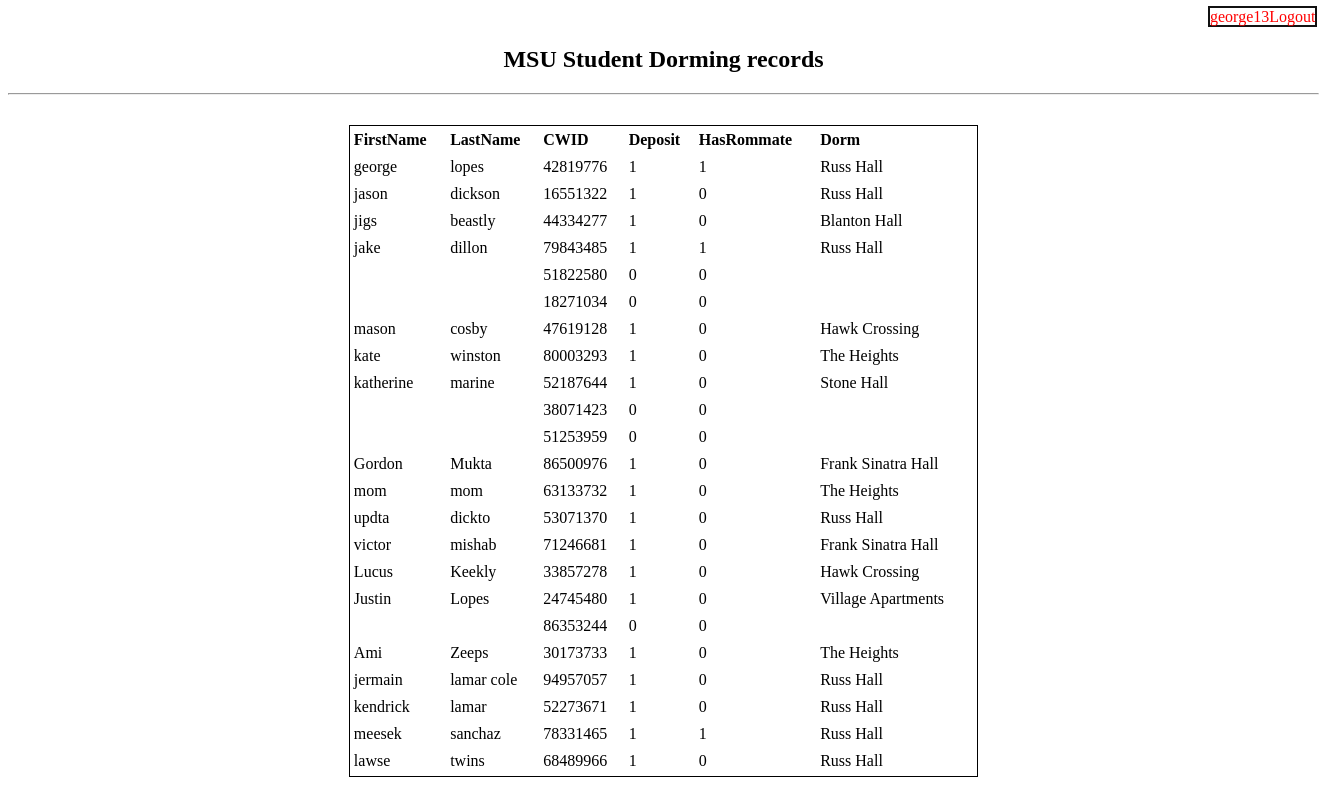
Screenshot of /AdminPage.php (signed in) with the database file from the repository.
### tables this page shows
CREATE TABLE `dorming` (
  `netid` varchar(255) NOT NULL,
  `password` varchar(255) NOT NULL,
  `email` varchar(255) NOT NULL,
  `fname` varchar(255) NOT NULL,
  `lname` varchar(255) NOT NULL,
  `deposit` int(11) NOT NULL,
  `cwid` int(11) NOT NULL,
  `hasRoommate` int(11) NOT NULL,
  `year` varchar(255) NOT NULL,
  `dorm` varchar(255) NOT NULL,
  `discription` varchar(255) NOT NULL,
  `person` int(11) NOT NULL,
  `roommate` int(11) NOT NULL,
  `admin` int(11) NOT NULL
);

### AdminPage.php (the view, shortened to what this page needs)
<?php
	include('Server.php');
	echo "<a href = 'login.php?logout = '1'' style = 'color:red;' class = 'log'>"; ?> <?php echo $_SESSION["username"]; ?><?php
	echo "Logout</a>";
	$results =  mysqli_query($db, "SELECT * FROM dorming");
?>
<html>
<head>
</head>
<body>
	<h2>MSU Student Dorming records</h2>
	<hr>
<table>
	<thead>
		<tr>
			<th>FirstName</th>
			<th>LastName</th>
			<th>CWID</th>
			<th>Deposit</th>
			<th>HasRommate</th>
			<th>Dorm</th>
		</tr>
	</thead>
	<?php while ($row = mysqli_fetch_array($results)) { ?>
		<tr>
			<td><?php echo $row['fname']; ?></td>
			<td><?php echo $row['lname']; ?></td>
			<td><?php echo $row['cwid']; ?></td>
			<td><?php echo $row['deposit']; ?></td>
			<td><?php echo $row['hasRoommate']; ?></td>
			<td><?php echo $row['dorm']; ?></td>
		</tr>
	<?php } ?>
</table>
</body>
</html>

### AdminPage.php (style rules this page uses)
table { width: 48%; margin: 30px auto; border:1px solid; text-align: left; }
th, td { border: none; height: 25px; padding: 2px; }
h2 { text-align:center; }
a { text-decoration:none; }
.log { margin-left:1200px; margin-top:90px; width:auto; height:auto; background-color:white; border:2px solid #111; color:#111; }

### rows the page displays
dorming: fname "george", lname "lopes", cwid "42819776", deposit "1", hasRoommate "1", dorm "Russ Hall"
dorming: fname "jason", lname "dickson", cwid "16551322", deposit "1", hasRoommate "0", dorm "Russ Hall"
dorming: fname "jigs", lname "beastly", cwid "44334277", deposit "1", hasRoommate "0", dorm "Blanton Hall"
dorming: fname "jake", lname "dillon", cwid "79843485", deposit "1", hasRoommate "1", dorm "Russ Hall"
dorming: cwid "51822580", deposit "0", hasRoommate "0"
dorming: cwid "18271034", deposit "0", hasRoommate "0"
dorming: fname "mason", lname "cosby", cwid "47619128", deposit "1", hasRoommate "0", dorm "Hawk Crossing"
dorming: fname "kate", lname "winston", cwid "80003293", deposit "1", hasRoommate "0", dorm "The Heights"
dorming: fname "katherine", lname "marine", cwid "52187644", deposit "1", hasRoommate "0", dorm "Stone Hall"
dorming: cwid "38071423", deposit "0", hasRoommate "0"
dorming: cwid "51253959", deposit "0", hasRoommate "0"
dorming: fname "Gordon", lname "Mukta", cwid "86500976", deposit "1", hasRoommate "0", dorm "Frank Sinatra Hall"
dorming: fname "mom", lname "mom", cwid "63133732", deposit "1", hasRoommate "0", dorm "The Heights"
dorming: fname "updta", lname "dickto", cwid "53071370", deposit "1", hasRoommate "0", dorm "Russ Hall"
dorming: fname "victor", lname "mishab", cwid "71246681", deposit "1", hasRoommate "0", dorm "Frank Sinatra Hall"
dorming: fname "Lucus", lname "Keekly", cwid "33857278", deposit "1", hasRoommate "0", dorm "Hawk Crossing"
dorming: fname "Justin", lname "Lopes", cwid "24745480", deposit "1", hasRoommate "0", dorm "Village Apartments"
dorming: cwid "86353244", deposit "0", hasRoommate "0"
dorming: fname "Ami", lname "Zeeps", cwid "30173733", deposit "1", hasRoommate "0", dorm "The Heights"
dorming: fname "jermain", lname "lamar cole", cwid "94957057", deposit "1", hasRoommate "0", dorm "Russ Hall"
dorming: fname "kendrick", lname "lamar", cwid "52273671", deposit "1", hasRoommate "0", dorm "Russ Hall"
dorming: fname "meesek", lname "sanchaz", cwid "78331465", deposit "1", hasRoommate "1", dorm "Russ Hall"
dorming: fname "lawse", lname "twins", cwid "68489966", deposit "1", hasRoommate "0", dorm "Russ Hall"

### other values shown
$_SESSION["username"] "george13"
